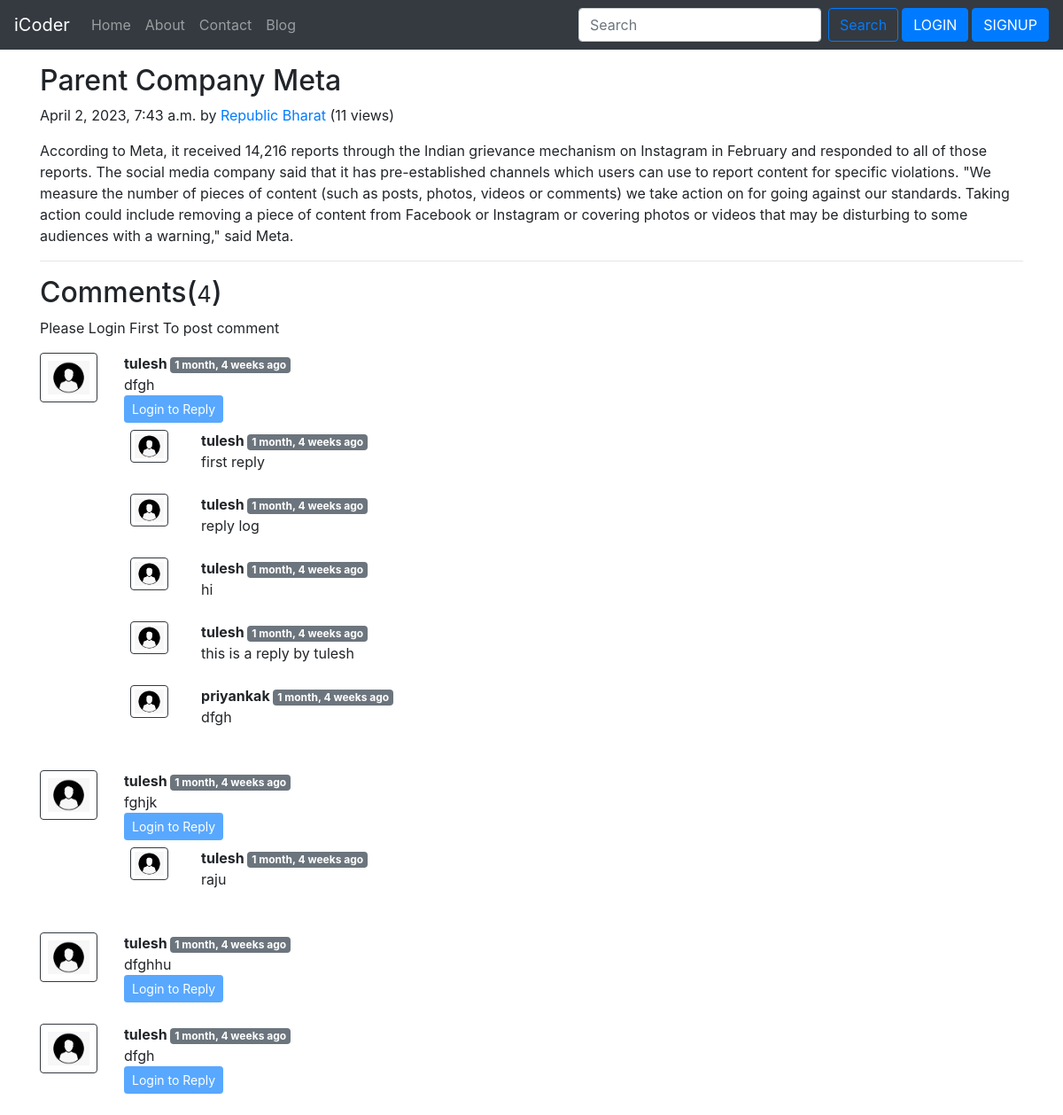
Page /blog/My First Post on the committed database.
### blog/models.py (models this page shows, shortened)
class Post(models.Model):
    sno = models.AutoField(primary_key=True)
    title = models.CharField(max_length=200)
    content = models.TextField()
    author = models.CharField(max_length=300)
    views = models.IntegerField(default=0)
    slug = models.CharField(max_length=130)
    timeStamp = models.DateTimeField(blank=True)

class BlogComment(models.Model):
    sno = models.AutoField(primary_key=True)
    comment = models.TextField()
    user = models.ForeignKey(User, on_delete=models.CASCADE)
    post = models.ForeignKey(Post,on_delete=models.CASCADE)
    parent = models.ForeignKey('self',on_delete=models.CASCADE,null=True)
    timestamp = models.DateTimeField(default=now)

### blog/views.py (the view)
# urls.py: path('<str:slug>', views.blogpost, name='blogpost'),
def blogpost(request, slug):
    post = Post.objects.filter(slug=slug).first()
    post.views = post.views + 1
    post.save()
    comments = BlogComment.objects.filter(post=post,parent=None)
    replies = BlogComment.objects.filter(post=post).exclude(parent=None)
    replyDict = {}
    for reply in replies:
        if reply.parent.sno not in replyDict.keys():
            replyDict[reply.parent.sno] = [reply]
        else:
            replyDict[reply.parent.sno].append(reply)
    context = {'post':post ,'comments':comments,'user':request.user,'replyDict':replyDict}
    return render(request,'blog/blogPost.html',context)

### blog/templatetags/extras.py (called while the page is built)
@register.filter(name='get_val')
def get_val(dict,key):
    return dict.get(key)

### templates/blog/blogPost.html (shortened to what this page needs)
{% extends 'base.html' %}
{% block body %}
{% load humanize %}
{% load extras %}
<div class="container my-3">
    <h2 class="blog-post-title">{{post.title}}</h2>
    <p class="blog-post-meta">{{post.timeStamp}} by <a href="/about">{{post.author}}</a>
    (<span>{{post.views}} views</span>)</p>
    <p>{{post.content|safe}}</p>
    <hr>
</div>
<div class="container">
    <h2>Comments(<small>{{comments.count}}</small>)</h2>
    <div class="my-2">
    {% if user.is_authenticated %}
    <form action="/blog/postComment" method="post">{% csrf_token %}
        <div class="form-group">
            <label for="exampleInputEmail1"> Post Comment</label>
            <input type="text" class="form-control" name="comment" placeholder="Enter comment here">
        </div>
        <input type="hidden" name="postSno" value="{{post.sno}}">
        <input type="hidden" name="parentSno" value="">
        <button type="submit" class="btn btn-primary">Submit</button>
    </form>
    {% else %}
    <p>Please Login First To post comment</p>
    {% endif %}
    </div>
    {% for comment in comments %}
    <div class="row my-3">
        <div class="col-md-1">
            <img class="rounded mx-auto d-block w-100 p-2 border border-dark " src="/static/img/img.png" alt="user">
        </div>
        <div class="col-md-11">
            <b>{{comment.user.username}} </b><span class="badge badge-secondary">{{comment.timestamp|naturaltime}}</span>
            <div>{{comment.comment}}</div>
            <div class="reply mx-0 ">
                {% if user.is_authenticated %}
                    <button class="btn btn-primary btn btn-sm" type="button" data-toggle="collapse" data-target="#replyBox{{comment.sno}}" aria-expanded="false" aria-controls="replyBox{{comment.sno}}">
                      Reply
                    </button>
                  <div class="collapse" id="replyBox{{comment.sno}}">
                    <div class="card card-body my-2">
                        <form action="/blog/postComment" method="post">{% csrf_token %}
                            <div class="form-group">
                                <label for="comment"> Post a reply</label>
                                <input type="text" class="form-control" name="comment" placeholder="Enter comment here">
                                <input type="hidden" name="parentSno" value="{{comment.sno}}">
                            </div>
                            <input type="hidden" name="postSno" value="{{post.sno}}">
                            <button type="submit" class="btn btn-primary">Submit</button>
                        </form>
                    </div>
                  </div>
                  {% else %}
                  <button class="btn btn-primary btn btn-sm" type="button" data-toggle="collapse" data-target="#replyBox{{comment.sno}}" aria-expanded="false" aria-controls="replyBox{{comment.sno}}" disabled>
                    Login to Reply
                  </button>
                  {% endif %}
                  <div class="replies my-2">
                    {% for reply in  replyDict|get_val:comment.sno %}
                    <div class="row">
                        <div class="col-md-1">
                            <img class="rounded mx-auto d-block w-75 p-1  border border-dark " src="/static/img/img.png" alt="user">
                        </div>
                        <div class="col-md-11">
                            <b>{{reply.user.username}} </b><span class="badge badge-secondary">{{reply.timestamp|naturaltime}}</span>
                            <div>{{reply.comment}}</div><br>
                        </div>
                    </div>
                    {% endfor %}
                  </div>
            </div>
        </div>
    </div>
    {% endfor %}
</div>
{% endblock body %}

### rows in the picture
Post: title "Parent Company Meta", timeStamp "April 2, 2023, 7:43 a.m.", author "Republic Bharat", views "11", content "According to Meta, it received 14,216 reports through the Indian grievance mechanism on Instagram in February and responded to all of those reports. The social media company said that it has pre-established channels which users can use to report content for specific violations. \"We measure the number of pieces of content (such as posts, photos, videos or comments) we take action on for going against our standards. Taking action could include removing a piece of content from Facebook or Instagram or covering photos or videos that may be disturbing to some audiences with a warning,\" said Meta."
BlogComment: user.username "tulesh", timestamp "1 month, 4 weeks ago", comment "dfgh"
BlogComment: user.username "tulesh", timestamp "1 month, 4 weeks ago", comment "first reply"
BlogComment: user.username "tulesh", timestamp "1 month, 4 weeks ago", comment "reply log"
BlogComment: user.username "tulesh", timestamp "1 month, 4 weeks ago", comment "hi"
BlogComment: user.username "tulesh", timestamp "1 month, 4 weeks ago", comment "this is a reply by tulesh"
BlogComment: user.username "priyankak", timestamp "1 month, 4 weeks ago", comment "dfgh"
BlogComment: user.username "tulesh", timestamp "1 month, 4 weeks ago", comment "fghjk"
BlogComment: user.username "tulesh", timestamp "1 month, 4 weeks ago", comment "raju"
BlogComment: user.username "tulesh", timestamp "1 month, 4 weeks ago", comment "dfghhu"
BlogComment: user.username "tulesh", timestamp "1 month, 4 weeks ago", comment "dfgh"

### other values in the picture
{{ comments.count }} "4"
